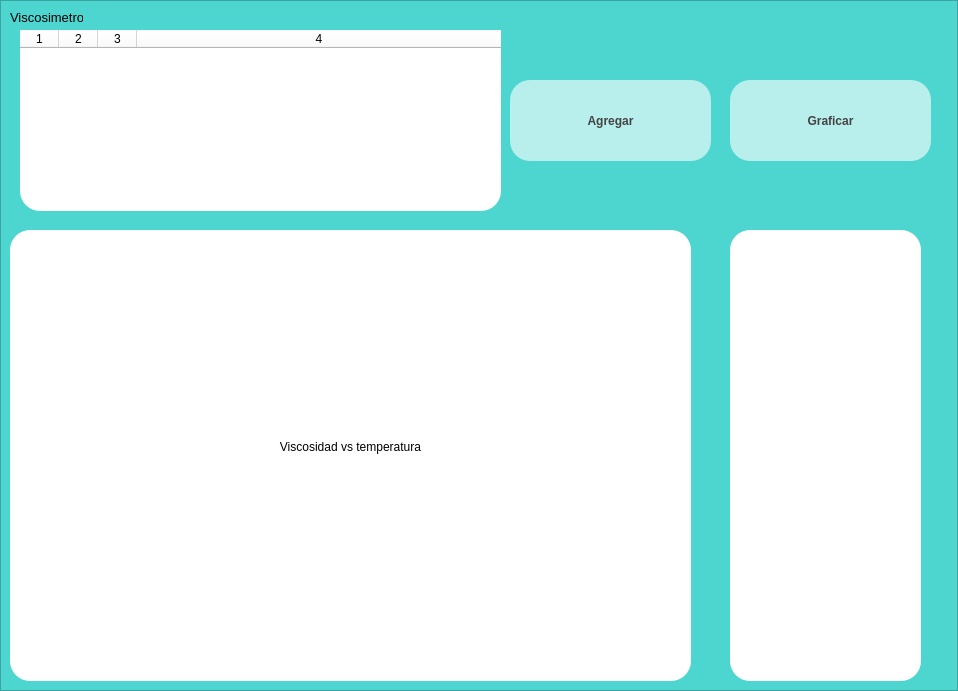
<?xml version="1.0" encoding="UTF-8"?>
<ui version="4.0">
 <class>MainWindow</class>
 <widget class="QMainWindow" name="MainWindow">
  <property name="geometry">
   <rect>
    <x>0</x>
    <y>0</y>
    <width>958</width>
    <height>691</height>
   </rect>
  </property>
  <property name="windowTitle">
   <string>Viscosimetro</string>
  </property>
  <widget class="QWidget" name="centralwidget">
   <layout class="QGridLayout" name="gridLayout">
    <property name="leftMargin">
     <number>0</number>
    </property>
    <property name="topMargin">
     <number>0</number>
    </property>
    <property name="rightMargin">
     <number>0</number>
    </property>
    <property name="bottomMargin">
     <number>0</number>
    </property>
    <item row="0" column="0">
     <widget class="QFrame" name="frame">
      <property name="styleSheet">
       <string notr="true">background-color: rgb(77, 213, 208);</string>
      </property>
      <property name="frameShape">
       <enum>QFrame::StyledPanel</enum>
      </property>
      <property name="frameShadow">
       <enum>QFrame::Raised</enum>
      </property>
      <widget class="QLabel" name="label_2">
       <property name="geometry">
        <rect>
         <x>10</x>
         <y>10</y>
         <width>73</width>
         <height>16</height>
        </rect>
       </property>
       <property name="text">
        <string>&lt;html&gt;&lt;head/&gt;&lt;body&gt;&lt;p&gt;&lt;span style=&quot; font-size:10pt;&quot;&gt;Viscosimetro&lt;/span&gt;&lt;/p&gt;&lt;/body&gt;&lt;/html&gt;</string>
       </property>
      </widget>
      <widget class="QPushButton" name="agregar">
       <property name="geometry">
        <rect>
         <x>510</x>
         <y>80</y>
         <width>201</width>
         <height>81</height>
        </rect>
       </property>
       <property name="styleSheet">
        <string notr="true">background-color: rgb(184, 238, 236);
font: 22pt &quot;Nirmala UI&quot;;
color: #444444;
font-weight: bold;
border-radius:20px;

</string>
       </property>
       <property name="text">
        <string>Agregar</string>
       </property>
       <property name="icon">
        <iconset>
         <normaloff>sources/add-document.svg</normaloff>sources/add-document.svg</iconset>
       </property>
       <property name="iconSize">
        <size>
         <width>60</width>
         <height>60</height>
        </size>
       </property>
      </widget>
      <widget class="QPushButton" name="graficar">
       <property name="geometry">
        <rect>
         <x>730</x>
         <y>80</y>
         <width>201</width>
         <height>81</height>
        </rect>
       </property>
       <property name="styleSheet">
        <string notr="true">background-color: rgb(184, 238, 236);
font: 22pt &quot;Nirmala UI&quot;;
color: #444444;
font-weight: bold;
border-radius:20px;</string>
       </property>
       <property name="text">
        <string>Graficar</string>
       </property>
       <property name="icon">
        <iconset>
         <normaloff>sources/chart-histogram.svg</normaloff>sources/chart-histogram.svg</iconset>
       </property>
       <property name="iconSize">
        <size>
         <width>60</width>
         <height>60</height>
        </size>
       </property>
      </widget>
      <widget class="QFrame" name="frame_2">
       <property name="geometry">
        <rect>
         <x>10</x>
         <y>230</y>
         <width>681</width>
         <height>451</height>
        </rect>
       </property>
       <property name="styleSheet">
        <string notr="true">background-color: rgb(255, 255, 255);
border-radius:20px;</string>
       </property>
       <property name="frameShape">
        <enum>QFrame::StyledPanel</enum>
       </property>
       <property name="frameShadow">
        <enum>QFrame::Raised</enum>
       </property>
       <layout class="QVBoxLayout" name="verticalLayout_3" stretch="0,5">
        <item>
         <widget class="QLabel" name="label">
          <property name="styleSheet">
           <string notr="true">Qframe{
border:none;
}</string>
          </property>
          <property name="text">
           <string>Viscosidad vs temperatura</string>
          </property>
          <property name="alignment">
           <set>Qt::AlignCenter</set>
          </property>
         </widget>
        </item>
        <item>
         <layout class="QVBoxLayout" name="viscograf">
          <property name="spacing">
           <number>6</number>
          </property>
          <property name="sizeConstraint">
           <enum>QLayout::SetDefaultConstraint</enum>
          </property>
          <property name="leftMargin">
           <number>9</number>
          </property>
          <property name="topMargin">
           <number>9</number>
          </property>
          <property name="rightMargin">
           <number>9</number>
          </property>
          <property name="bottomMargin">
           <number>9</number>
          </property>
         </layout>
        </item>
       </layout>
      </widget>
      <widget class="QTableWidget" name="tabla_datos">
       <property name="geometry">
        <rect>
         <x>730</x>
         <y>230</y>
         <width>191</width>
         <height>451</height>
        </rect>
       </property>
       <property name="styleSheet">
        <string notr="true">background-color: rgb(255, 255, 255);
border-radius:20px;</string>
       </property>
      </widget>
      <widget class="QTableWidget" name="tabla_recientes">
       <property name="geometry">
        <rect>
         <x>20</x>
         <y>30</y>
         <width>481</width>
         <height>181</height>
        </rect>
       </property>
       <property name="minimumSize">
        <size>
         <width>481</width>
         <height>181</height>
        </size>
       </property>
       <property name="styleSheet">
        <string notr="true">background-color: rgb(255, 255, 255);
border-radius:20px;</string>
       </property>
       <property name="alternatingRowColors">
        <bool>true</bool>
       </property>
       <property name="columnCount">
        <number>4</number>
       </property>
       <attribute name="horizontalHeaderCascadingSectionResizes">
        <bool>true</bool>
       </attribute>
       <attribute name="horizontalHeaderDefaultSectionSize">
        <number>39</number>
       </attribute>
       <attribute name="horizontalHeaderStretchLastSection">
        <bool>true</bool>
       </attribute>
       <attribute name="verticalHeaderCascadingSectionResizes">
        <bool>true</bool>
       </attribute>
       <column/>
       <column/>
       <column/>
       <column/>
      </widget>
     </widget>
    </item>
   </layout>
  </widget>
 </widget>
 <resources/>
 <connections/>
</ui>
